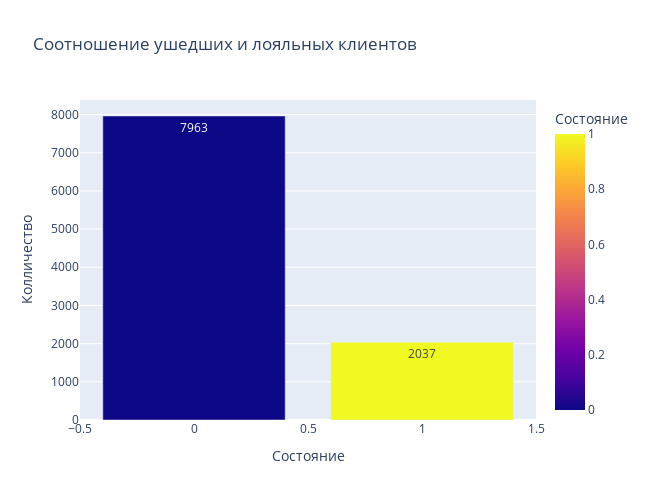

Notebook cell for this chart:
### Markdown cell above
9.1. Каково соотношение ушедших и лояльных клиентов? Покажите это на графике и дайте комментарий по соотношению.

### Code cell
bar_churn = churn_data.groupby(
    by='Exited',
    as_index=False
)['CustomerId'].count()

fig = px.bar(
    data_frame=bar_churn,
    x="Exited",
    y='CustomerId',
    color='Exited', 
    text = 'CustomerId', 
    orientation='v', 
    height=500,
    width=650, 
    title='Cоотношение ушедших и лояльных клиентов',
    labels={'CustomerId':'Колличество', 'Exited':'Состояние'},
)
newnames = {'0':'hello', '1': 'hi'}

fig.show()

### Figure 1 — Plotly figure (JSON) as saved in the notebook; plotly's stock layout.template omitted (floating-point values rounded to 4 significant figures)
{"data": [{"alignmentgroup": "True", "hovertemplate": "Состояние=%{marker.color}<br>Колличество=%{text}<extra></extra>", "legendgroup": "", "marker": {"color": [0, 1], "coloraxis": "coloraxis", "pattern": {"shape": ""}}, "name": "", "offsetgroup": "", "orientation": "v", "showlegend": false, "text": [7963, 2037], "textposition": "auto", "type": "bar", "x": [0, 1], "xaxis": "x", "y": [7963, 2037], "yaxis": "y"}], "layout": {"barmode": "relative", "coloraxis": {"colorbar": {"title": {"text": "Состояние"}}, "colorscale": [[0, "#0d0887"], [0.1111, "#46039f"], [0.2222, "#7201a8"], [0.3333, "#9c179e"], [0.4444, "#bd3786"], [0.5556, "#d8576b"], [0.6667, "#ed7953"], [0.7778, "#fb9f3a"], [0.8889, "#fdca26"], [1, "#f0f921"]]}, "height": 500, "legend": {"tracegroupgap": 0}, "title": {"text": "Cоотношение ушедших и лояльных клиентов"}, "width": 650, "xaxis": {"anchor": "y", "domain": [0, 1], "title": {"text": "Состояние"}}, "yaxis": {"anchor": "x", "domain": [0, 1], "title": {"text": "Колличество"}}}}
